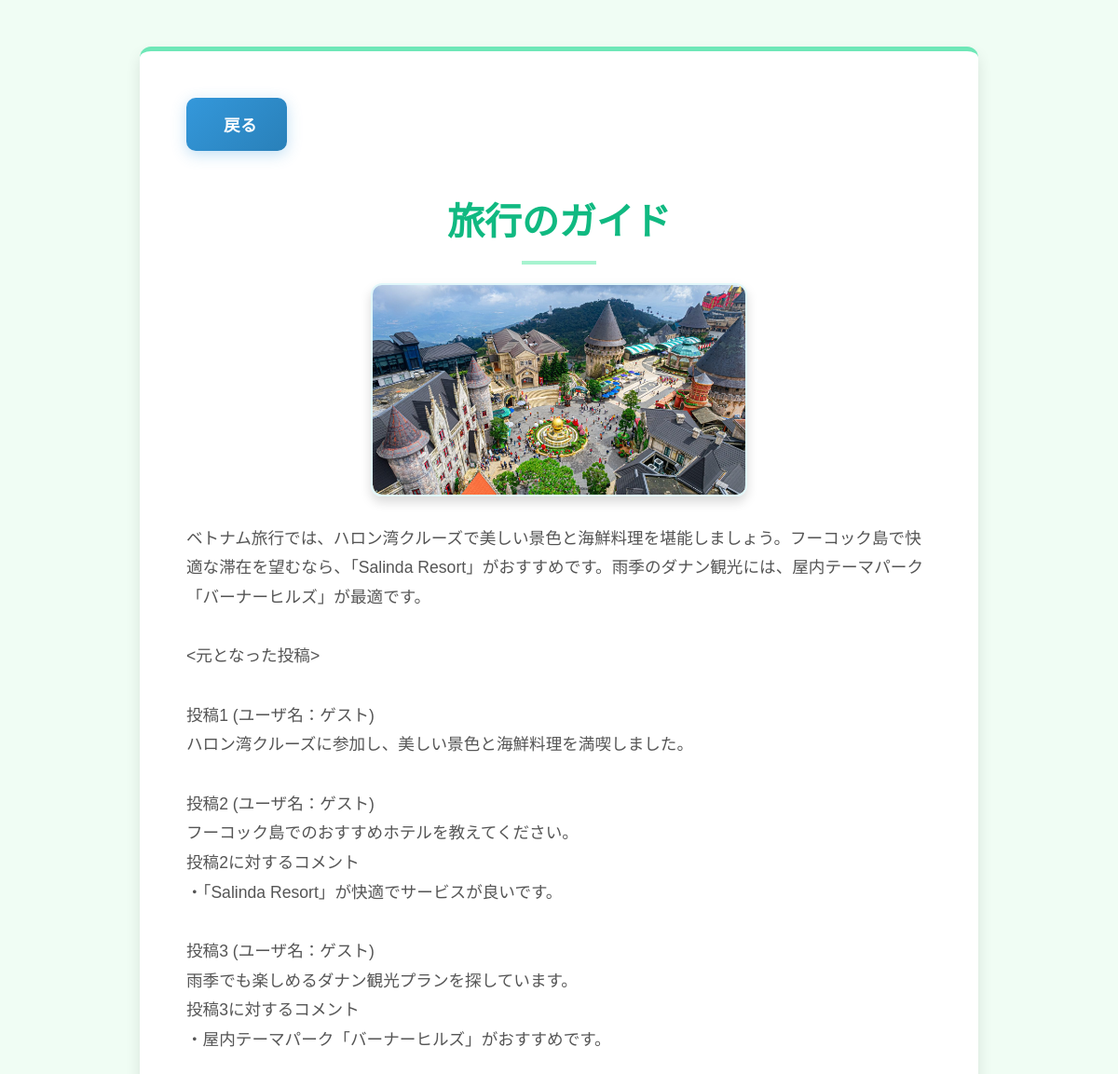
The page /general/detail/旅行 on the database its author committed.
### app1/models.py (models this page shows, shortened)
class GuideBook(models.Model):
    id=models.UUIDField(primary_key=True,default=uuid.uuid4,editable=False)
    title=models.TextField(verbose_name="タイトル")
    body=models.TextField(verbose_name="本文")
    tag=models.ManyToManyField('Tags',verbose_name="tag",blank=True)
    created=models.DateTimeField(null=True,auto_now_add=True,verbose_name="作成時間")
    articles=models.IntegerField(null=True,verbose_name="参照した投稿の数")
    picture=models.ImageField(upload_to="app1/picture/",null=True,blank=True,verbose_name="picture")
    summary=models.TextField(null=True,verbose_name="要約")

### app1/views.py (the view)
class GuideBookDetailView(View):
    def get(self,request,tag):
        guidebook=GuideBook.objects.get(tag__name=tag)
        articles = Article.objects.all().order_by('-score')
        tid=Tags.objects.get(name=tag).id
        articles = articles.filter(tag__id=tid).order_by('-score')
        articles = articles.distinct()
        comments = Comment.objects.all()
        tags = Tags.objects.all()
        return render(request,"app1/guidebookdetail.html",{"guidebook":guidebook,"articles":articles,"comments":comments})

### templates/app1/guidebookdetail.html (shortened to what this page needs)
<head>
    {% load static %}
    <link rel="stylesheet" href ="{% static 'app1/css/guidebook.css' %} ">
</head>
<body>
    <div class="container">
        <button onclick="window.location.href='/general/'" class="back-button">
             戻る
        </button>
        <h3 class="text-center">{{guidebook.title}}</h3>
        {% if guidebook.picture %}
            <div class="guidebook-image">
                <img src="{{ guidebook.picture.url }}" alt="{{ guidebook.title }}">
            </div>
        {% endif %}
        <p>{{guidebook.body|linebreaksbr}}</p>
    </div>
</body>
</html>

### app1/static/app1/css/guidebook.css (style rules this page uses)
body { font-family: 'Noto Sans JP', sans-serif; line-height: 1.8; color: #444; background-color: #f0fdf4; margin: 0; padding: 20px; }
.container { max-width: 800px; margin: 30px auto; padding: 50px; background-color: #ffffff; box-shadow: 0 8px 16px rgba(0, 0, 0, 0.1); border-radius: 12px; border-top: 5px solid #6ee7b7; }
h3 { font-size: 2.5em; font-weight: 700; color: #10b981; margin-bottom: 20px; text-align: center; border-bottom: none; padding-bottom: 10px; position: relative; }
h3::after { content: ''; width: 80px; height: 4px; background-color: #a7f3d0; position: absolute; bottom: 0; left: 50%; transform: translateX(-50%); }
p { font-size: 1.1em; color: #555; margin-bottom: 25px; text-align: left; }
.text-center { text-align: center; }
.back-button { display: inline-flex; align-items: center; background: linear-gradient(135deg, #3498db 0%, #2980b9 100%); color: #fff; padding: 1rem 2rem; border-radius: 10px; text-decoration: none; font-weight: 600; font-size: 1.1rem; letter-spacing: 0.02em; transition: all 0.3s ease; box-shadow: 0 4px 16px rgba(52, 152, 219, 0.3); border: none; cursor: pointer; margin-top: none; }
.guidebook-image { text-align: center; margin-bottom: 30px; }
.guidebook-image img { max-width: 50%; height: auto; border-radius: 12px; box-shadow: 0 6px 12px rgba(0, 0, 0, 0.15); margin-top: 20px; display: block; margin-left: auto; margin-right: auto; border: 2px solid #e0f7fa; }

### rows shown on the page
GuideBook: title "旅行のガイド", picture (picture), body "ベトナム旅行では、ハロン湾クルーズで美しい景色と海鮮料理を堪能しましょう。フーコック島で快適な滞在を望むなら、「Salinda Resort」がおすすめです。雨季のダナン観光には、屋内テーマパーク「バーナーヒルズ」が最適です。 <元となった投稿> 投稿1 (ユーザ名：ゲスト) ハロン湾クルーズに参加し、美しい景色と海鮮料理を満喫しました。 投稿2 (ユーザ名：ゲスト) フーコック島でのおすすめホテルを教えてください。 投稿2に対するコメント ・「Salinda Resort」が快適でサービスが良いです。 投稿3 (ユーザ名：ゲスト) 雨季でも楽しめるダナン観光プランを探しています。 投稿3に対するコメント ・屋内テーマパーク「バーナーヒルズ」がおすすめです。"
